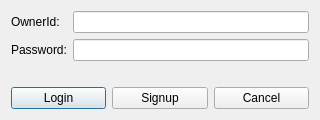
<?xml version="1.0" encoding="UTF-8"?>
<ui version="4.0">
    <class>LoginDialog</class>
    <widget class="QDialog" name="LoginDialog">
        <property name="geometry">
            <rect>
                <x>0</x>
                <y>0</y>
                <width>320</width>
                <height>120</height>
            </rect>
        </property>
        <property name="windowTitle">
            <string>Login</string>
        </property>
        <layout class="QVBoxLayout" name="verticalLayout">
            <item>
                <layout class="QFormLayout" name="formLayout">
                    <item row="0" column="0">
                        <widget class="QLabel" name="label">
                            <property name="text">
                                <string>OwnerId:</string>
                            </property>
                        </widget>
                    </item>
                    <item row="0" column="1">
                        <widget class="QLineEdit" name="ownerIdEdit"/>
                    </item>
                    <item row="1" column="0">
                        <widget class="QLabel" name="label_2">
                            <property name="text">
                                <string>Password:</string>
                            </property>
                        </widget>
                    </item>
                    <item row="1" column="1">
                        <widget class="QLineEdit" name="passwordEdit">
                            <property name="echoMode">
                                <enum>QLineEdit::Password</enum>
                            </property>
                        </widget>
                    </item>
                </layout>
            </item>
            <item>
                <layout class="QHBoxLayout" name="horizontalLayout">
                    <item>
                        <widget class="QPushButton" name="loginButton">
                            <property name="text">
                                <string>Login</string>
                            </property>
                        </widget>
                    </item>
                    <item>
                        <widget class="QPushButton" name="signupButton">
                            <property name="text">
                                <string>Signup</string>
                            </property>
                        </widget>
                    </item>
                    <item>
                        <widget class="QPushButton" name="cancelButton">
                            <property name="text">
                                <string>Cancel</string>
                            </property>
                        </widget>
                    </item>
                </layout>
            </item>
        </layout>
    </widget>
    <resources/>
    <connections/>
</ui>
